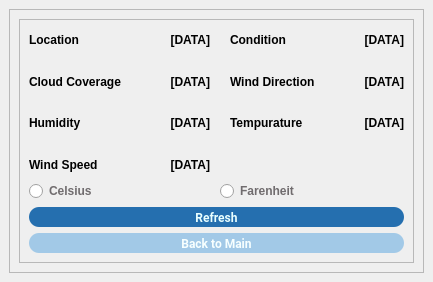
<?xml version="1.0" encoding="UTF-8"?>
<ui version="4.0">
 <class>MainWindow</class>
 <widget class="QMainWindow" name="MainWindow">
  <property name="geometry">
   <rect>
    <x>0</x>
    <y>0</y>
    <width>433</width>
    <height>282</height>
   </rect>
  </property>
  <property name="windowTitle">
   <string>MainWindow</string>
  </property>
  <property name="styleSheet">
   <string notr="true"/>
  </property>
  <widget class="QWidget" name="centralwidget">
   <layout class="QVBoxLayout" name="verticalLayout">
    <item>
     <widget class="QFrame" name="frame">
      <property name="frameShape">
       <enum>QFrame::StyledPanel</enum>
      </property>
      <property name="frameShadow">
       <enum>QFrame::Raised</enum>
      </property>
      <layout class="QVBoxLayout" name="verticalLayout_3">
       <item>
        <widget class="QFrame" name="frame_2">
         <property name="frameShape">
          <enum>QFrame::StyledPanel</enum>
         </property>
         <property name="frameShadow">
          <enum>QFrame::Raised</enum>
         </property>
         <layout class="QVBoxLayout" name="verticalLayout_2">
          <item>
           <layout class="QGridLayout" name="gridLayout">
            <property name="spacing">
             <number>20</number>
            </property>
            <item row="3" column="1">
             <widget class="QLabel" name="w_speed_data">
              <property name="styleSheet">
               <string notr="true">font-weight: bold;</string>
              </property>
              <property name="text">
               <string>[DATA]</string>
              </property>
              <property name="alignment">
               <set>Qt::AlignRight|Qt::AlignTrailing|Qt::AlignVCenter</set>
              </property>
             </widget>
            </item>
            <item row="3" column="0">
             <widget class="QLabel" name="w_speed">
              <property name="styleSheet">
               <string notr="true">font-weight: bold;</string>
              </property>
              <property name="text">
               <string>Wind Speed</string>
              </property>
             </widget>
            </item>
            <item row="1" column="3">
             <widget class="QLabel" name="w_dir_data">
              <property name="styleSheet">
               <string notr="true">font-weight: bold;</string>
              </property>
              <property name="text">
               <string>[DATA]</string>
              </property>
              <property name="alignment">
               <set>Qt::AlignRight|Qt::AlignTrailing|Qt::AlignVCenter</set>
              </property>
             </widget>
            </item>
            <item row="0" column="1">
             <widget class="QLabel" name="location_data">
              <property name="styleSheet">
               <string notr="true">font-weight: bold;</string>
              </property>
              <property name="text">
               <string>[DATA]</string>
              </property>
              <property name="alignment">
               <set>Qt::AlignRight|Qt::AlignTrailing|Qt::AlignVCenter</set>
              </property>
             </widget>
            </item>
            <item row="2" column="3">
             <widget class="QLabel" name="temp_data">
              <property name="styleSheet">
               <string notr="true">font-weight: bold;</string>
              </property>
              <property name="text">
               <string>[DATA]</string>
              </property>
              <property name="alignment">
               <set>Qt::AlignRight|Qt::AlignTrailing|Qt::AlignVCenter</set>
              </property>
             </widget>
            </item>
            <item row="1" column="1">
             <widget class="QLabel" name="cc_data">
              <property name="styleSheet">
               <string notr="true">font-weight: bold;</string>
              </property>
              <property name="text">
               <string>[DATA]</string>
              </property>
              <property name="alignment">
               <set>Qt::AlignRight|Qt::AlignTrailing|Qt::AlignVCenter</set>
              </property>
             </widget>
            </item>
            <item row="0" column="2">
             <widget class="QLabel" name="condition">
              <property name="styleSheet">
               <string notr="true">font-weight: bold;</string>
              </property>
              <property name="text">
               <string>Condition</string>
              </property>
             </widget>
            </item>
            <item row="0" column="3">
             <widget class="QLabel" name="condition_data">
              <property name="styleSheet">
               <string notr="true">font-weight: bold;</string>
              </property>
              <property name="text">
               <string>[DATA]</string>
              </property>
              <property name="alignment">
               <set>Qt::AlignRight|Qt::AlignTrailing|Qt::AlignVCenter</set>
              </property>
             </widget>
            </item>
            <item row="2" column="0">
             <widget class="QLabel" name="humidity">
              <property name="styleSheet">
               <string notr="true">font-weight: bold;</string>
              </property>
              <property name="text">
               <string>Humidity</string>
              </property>
             </widget>
            </item>
            <item row="2" column="2">
             <widget class="QLabel" name="temp">
              <property name="styleSheet">
               <string notr="true">font-weight: bold;</string>
              </property>
              <property name="text">
               <string>Tempurature</string>
              </property>
             </widget>
            </item>
            <item row="1" column="0">
             <widget class="QLabel" name="cc">
              <property name="styleSheet">
               <string notr="true">font-weight: bold;</string>
              </property>
              <property name="text">
               <string>Cloud Coverage</string>
              </property>
             </widget>
            </item>
            <item row="2" column="1">
             <widget class="QLabel" name="humidity_data">
              <property name="styleSheet">
               <string notr="true">font-weight: bold;</string>
              </property>
              <property name="text">
               <string>[DATA]</string>
              </property>
              <property name="alignment">
               <set>Qt::AlignRight|Qt::AlignTrailing|Qt::AlignVCenter</set>
              </property>
             </widget>
            </item>
            <item row="0" column="0">
             <widget class="QLabel" name="location">
              <property name="styleSheet">
               <string notr="true">font-weight: bold;</string>
              </property>
              <property name="text">
               <string>Location</string>
              </property>
             </widget>
            </item>
            <item row="1" column="2">
             <widget class="QLabel" name="w_dir">
              <property name="styleSheet">
               <string notr="true">font-weight: bold;</string>
              </property>
              <property name="text">
               <string>Wind Direction</string>
              </property>
             </widget>
            </item>
           </layout>
          </item>
          <item>
           <layout class="QHBoxLayout" name="horizontalLayout"/>
          </item>
          <item>
           <layout class="QHBoxLayout" name="horizontalLayout_4">
            <item>
             <widget class="QRadioButton" name="celsius_radio">
              <property name="styleSheet">
               <string notr="true">color: #706C6E;
font-weight: bold;</string>
              </property>
              <property name="text">
               <string>Celsius</string>
              </property>
             </widget>
            </item>
            <item>
             <widget class="QRadioButton" name="fahrenheit_radio">
              <property name="styleSheet">
               <string notr="true">color: #706C6E;
font-weight: bold;</string>
              </property>
              <property name="text">
               <string>Farenheit</string>
              </property>
             </widget>
            </item>
           </layout>
          </item>
          <item>
           <layout class="QHBoxLayout" name="horizontalLayout_2">
            <item>
             <widget class="QPushButton" name="refresh_weather_button">
              <property name="minimumSize">
               <size>
                <width>100</width>
                <height>20</height>
               </size>
              </property>
              <property name="maximumSize">
               <size>
                <width>16777215</width>
                <height>20</height>
               </size>
              </property>
              <property name="font">
               <font>
                <family>Roboto</family>
                <weight>75</weight>
                <bold>true</bold>
               </font>
              </property>
              <property name="styleSheet">
               <string notr="true">QPushButton {
	border: 0px;
	border-radius: 10px;
	font-weight: bold;
	background-color: #256faf;
	color: rgb(233, 255, 255);
}

QPushButton:hover {
	background-color: #1d55aa;
}

QPushButton:pressed {
	background-color: #17468a;
}

QPushButton:disabled {
	background-color: #d3d3d3;
	color: #a9a9a9;
	border: 1px solid #256faf;
}
</string>
              </property>
              <property name="text">
               <string>Refresh</string>
              </property>
             </widget>
            </item>
           </layout>
          </item>
          <item>
           <widget class="QPushButton" name="weather_to_main_button">
            <property name="minimumSize">
             <size>
              <width>100</width>
              <height>20</height>
             </size>
            </property>
            <property name="maximumSize">
             <size>
              <width>16777215</width>
              <height>20</height>
             </size>
            </property>
            <property name="font">
             <font>
              <family>Roboto</family>
              <weight>75</weight>
              <bold>true</bold>
             </font>
            </property>
            <property name="styleSheet">
             <string notr="true">QPushButton {
	border: 0px;
	border-radius: 10px;
	font-weight: bold;
	background-color: #a2c9e7;
	color: #f7ffff;
}

QPushButton:hover {
	background-color: #8faae4;
}

QPushButton:pressed {
	background-color: #6b93d6;
}

QPushButton:disabled {
	background-color: #d3d3d3;
	color: #a9a9a9;
	border: 1px solid #a2c9e7;
}
</string>
            </property>
            <property name="text">
             <string>Back to Main</string>
            </property>
           </widget>
          </item>
         </layout>
        </widget>
       </item>
      </layout>
     </widget>
    </item>
   </layout>
  </widget>
 </widget>
 <resources/>
 <connections/>
</ui>
